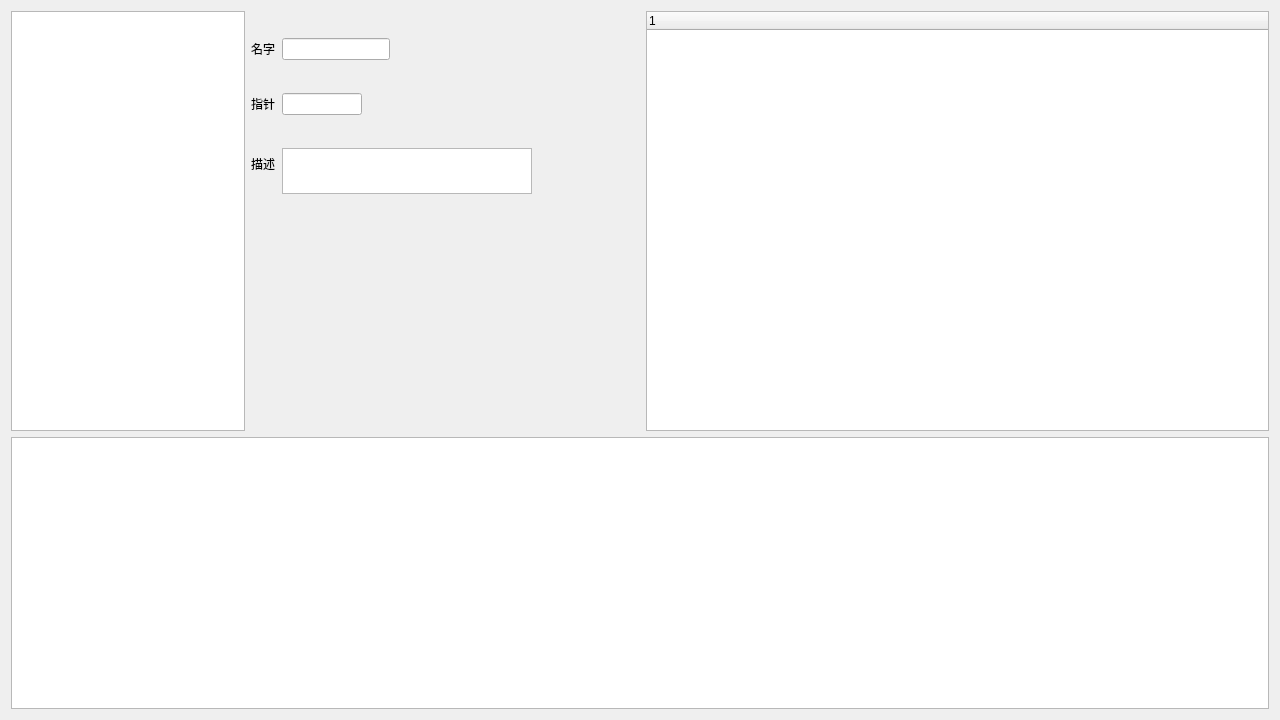
<?xml version="1.0" encoding="UTF-8"?>
<ui version="4.0">
 <class>GenericEditorWidget</class>
 <widget class="QWidget" name="GenericEditorWidget">
  <property name="geometry">
   <rect>
    <x>0</x>
    <y>0</y>
    <width>1280</width>
    <height>720</height>
   </rect>
  </property>
  <property name="windowTitle">
   <string>Form</string>
  </property>
  <layout class="QVBoxLayout" name="verticalLayout">
   <item>
    <layout class="QHBoxLayout" name="horizontalLayout" stretch="3,5,8">
     <item>
      <widget class="QListWidget" name="item_list">
       <property name="minimumSize">
        <size>
         <width>0</width>
         <height>420</height>
        </size>
       </property>
      </widget>
     </item>
     <item>
      <layout class="QVBoxLayout" name="verticalLayout_2">
       <item>
        <layout class="QFormLayout" name="formLayout">
         <property name="fieldGrowthPolicy">
          <enum>QFormLayout::AllNonFixedFieldsGrow</enum>
         </property>
         <property name="rowWrapPolicy">
          <enum>QFormLayout::DontWrapRows</enum>
         </property>
         <property name="labelAlignment">
          <set>Qt::AlignRight|Qt::AlignTrailing|Qt::AlignVCenter</set>
         </property>
         <property name="horizontalSpacing">
          <number>7</number>
         </property>
         <item row="0" column="0">
          <widget class="QLabel" name="label">
           <property name="text">
            <string>名字</string>
           </property>
          </widget>
         </item>
         <item row="0" column="1">
          <widget class="QLineEdit" name="item_name">
           <property name="sizePolicy">
            <sizepolicy hsizetype="Fixed" vsizetype="Fixed">
             <horstretch>0</horstretch>
             <verstretch>0</verstretch>
            </sizepolicy>
           </property>
           <property name="readOnly">
            <bool>true</bool>
           </property>
          </widget>
         </item>
         <item row="2" column="0">
          <widget class="QLabel" name="label_10">
           <property name="text">
            <string>描述</string>
           </property>
          </widget>
         </item>
         <item row="2" column="1">
          <widget class="QPlainTextEdit" name="item_desc">
           <property name="minimumSize">
            <size>
             <width>250</width>
             <height>0</height>
            </size>
           </property>
           <property name="maximumSize">
            <size>
             <width>0</width>
             <height>46</height>
            </size>
           </property>
           <property name="readOnly">
            <bool>true</bool>
           </property>
          </widget>
         </item>
         <item row="1" column="0">
          <widget class="QLabel" name="label_2">
           <property name="text">
            <string>指针</string>
           </property>
          </widget>
         </item>
         <item row="1" column="1">
          <widget class="QLineEdit" name="item_pointer">
           <property name="maximumSize">
            <size>
             <width>80</width>
             <height>16777215</height>
            </size>
           </property>
          </widget>
         </item>
        </layout>
       </item>
       <item>
        <layout class="QHBoxLayout" name="horizontalLayout_2" stretch="0,0">
         <item>
          <layout class="QVBoxLayout" name="verticalLayout_4">
           <item>
            <layout class="QFormLayout" name="attribute_layout_left">
             <property name="fieldGrowthPolicy">
              <enum>QFormLayout::AllNonFixedFieldsGrow</enum>
             </property>
             <property name="labelAlignment">
              <set>Qt::AlignRight|Qt::AlignTrailing|Qt::AlignVCenter</set>
             </property>
            </layout>
           </item>
           <item>
            <spacer name="verticalSpacer_2">
             <property name="orientation">
              <enum>Qt::Vertical</enum>
             </property>
             <property name="sizeHint" stdset="0">
              <size>
               <width>20</width>
               <height>40</height>
              </size>
             </property>
            </spacer>
           </item>
          </layout>
         </item>
         <item>
          <layout class="QVBoxLayout" name="verticalLayout_5">
           <item>
            <layout class="QFormLayout" name="attribute_layout_right">
             <property name="fieldGrowthPolicy">
              <enum>QFormLayout::AllNonFixedFieldsGrow</enum>
             </property>
             <property name="labelAlignment">
              <set>Qt::AlignRight|Qt::AlignTrailing|Qt::AlignVCenter</set>
             </property>
            </layout>
           </item>
           <item>
            <spacer name="verticalSpacer">
             <property name="orientation">
              <enum>Qt::Vertical</enum>
             </property>
             <property name="sizeHint" stdset="0">
              <size>
               <width>20</width>
               <height>40</height>
              </size>
             </property>
            </spacer>
           </item>
          </layout>
         </item>
        </layout>
       </item>
      </layout>
     </item>
     <item>
      <widget class="QTreeWidget" name="treeWidget">
       <column>
        <property name="text">
         <string/>
        </property>
       </column>
      </widget>
     </item>
    </layout>
   </item>
   <item>
    <widget class="QPlainTextEdit" name="format_doc"/>
   </item>
  </layout>
 </widget>
 <resources/>
 <connections/>
</ui>
